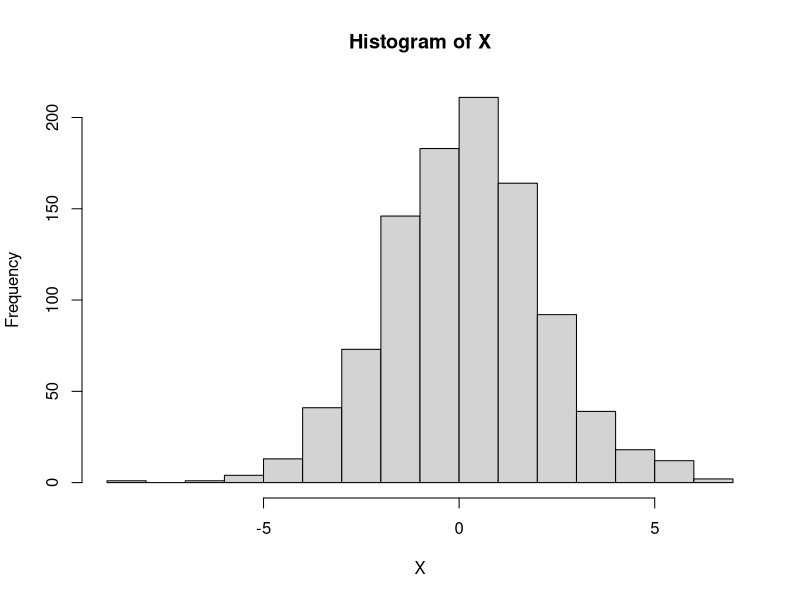
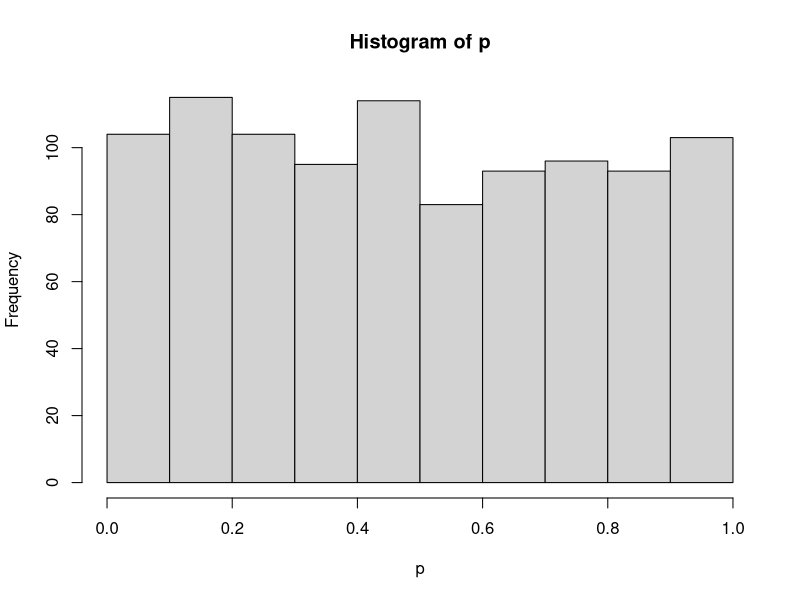
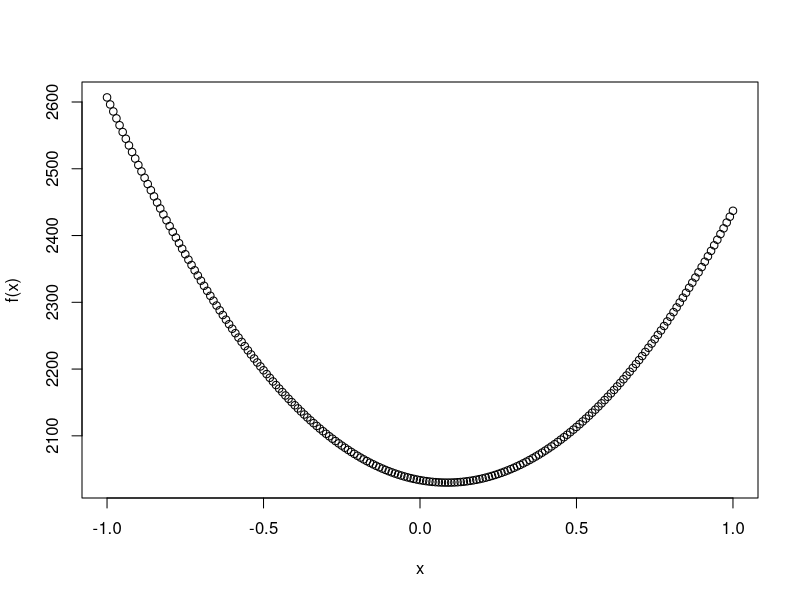

Write the R code that produced these figures, in order.
#Apliqueu-lo a una seqüència de 1000 nombres independents Gaussians de mitjana zero i desviació tipus 2. 
#Useu una ponderació basada en nombres independents uniformes en (0,1).

X <- rnorm(1000,mean = 0,sd = 2)
hist(X)
p <- runif(1000, min=0, max=1) 
hist(p)

xmin <- sum(X*p)/sum(p)
 
f <- function(x){
  sum(p *(x - X)^2)
}

q <- seq(-1,1,0.01)
fq <- c()
for (i in q){
  fq <-c(fq,f(i))
} 
range(fq)
f(xmin)
labels('x' ,'f(x)')
plot(q,fq,xlab = 'x',ylab = 'f(x)')

xmin
